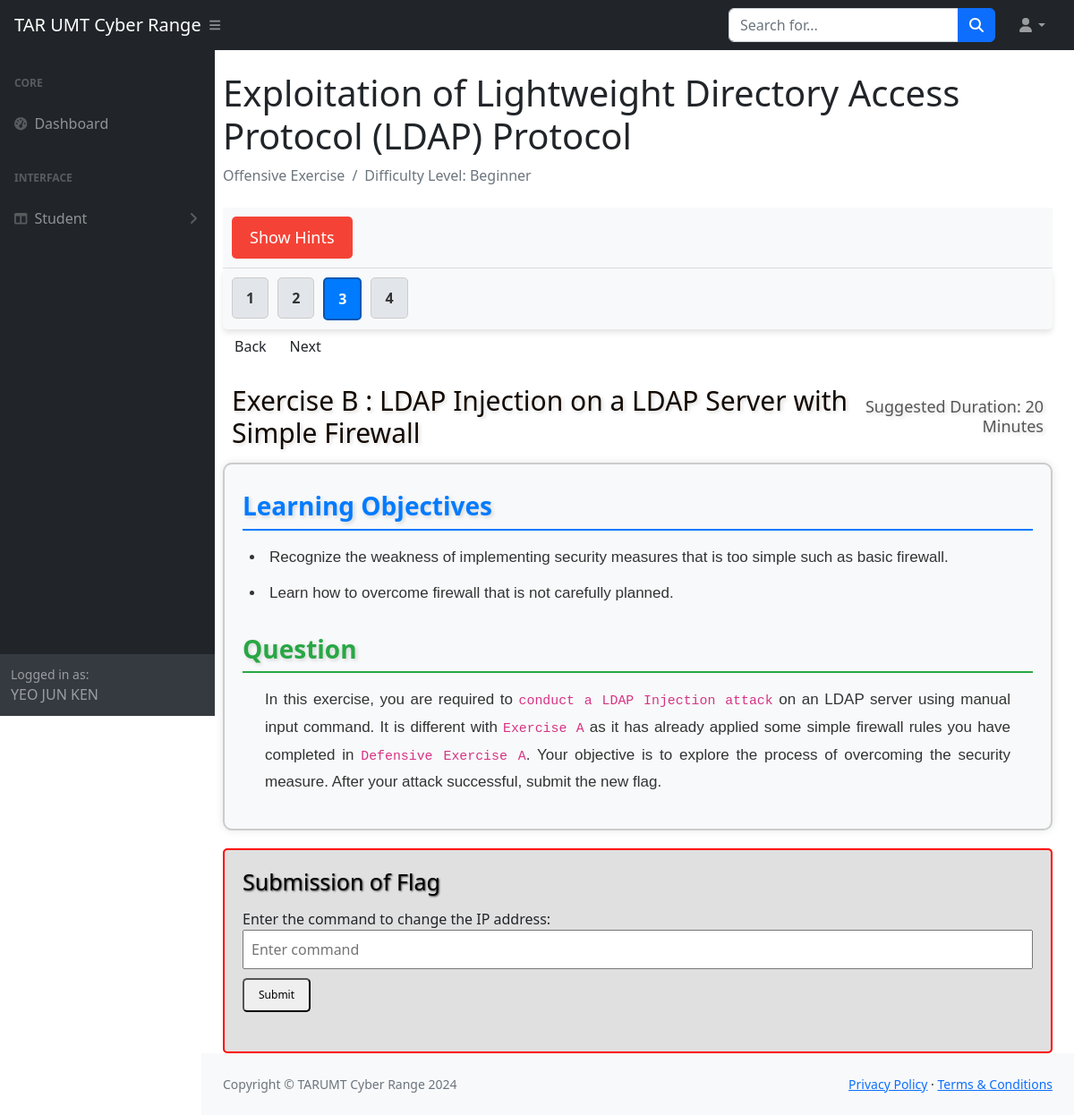
The page /student-dashboard/ldapattackb.php (signed in) on the database its author committed.
### tables this page shows
CREATE TABLE `exercise` (
  `exercise_id` varchar(10) NOT NULL,
  `title` varchar(255) NOT NULL,
  `learningObj_1` varchar(255) NOT NULL,
  `learningObj_2` varchar(255) NOT NULL,
  `learningObj_3` varchar(255) NOT NULL,
  `learningObj_4` varchar(255) NOT NULL,
  `scenarioQues` mediumtext NOT NULL,
  `question` mediumtext DEFAULT NULL,
  `duration` varchar(50) NOT NULL,
  `exerciseType` varchar(30) NOT NULL,
  `difficulty_level` varchar(30) NOT NULL,
  `hints` mediumtext NOT NULL,
  `exerciseOrder` int(10) NOT NULL,
  `link` varchar(50) NOT NULL,
  `scenario_id` int(11) DEFAULT NULL
);

### student-dashboard/ldapattackb.php (the view, shortened to what this page needs)
<?php
include '../connection.php';
include '../header_footer/header_student.php';
$exercise_id = 'ldapOB';
$sql = "SELECT * FROM `exercise` WHERE `exercise_id` = '$exercise_id'";
$result = $conn->query($sql);
if ($result->num_rows > 0) {
    $row = $result->fetch_assoc();
    $exerciseTitle = $row['title'];
    $exerciseType = $row['exerciseType'];
    $difficultyLevel = $row['difficulty_level'];
    $duration = $row['duration'];
    $learningObj1 = $row['learningObj_1'];
    $learningObj2 = $row['learningObj_2'];
    $question = $row['question'];
} else {
    echo "No exercise found for ID: $exercise_id";
    exit();
}
?>
<!DOCTYPE html>
<html lang="en">
<head>
    <link href="https://cdn.jsdelivr.net/npm/simple-datatables@7.1.2/dist/style.min.css" rel="stylesheet" />
    <link href="../css/styles.css" rel="stylesheet" />
    <link href="../css/questionLayout.css" rel="stylesheet" />
</head>
<div class="container-fluid px-4">
    <h1 class="mt-4">Exploitation of Lightweight Directory Access Protocol (LDAP) Protocol</h1>
    <ol class="breadcrumb mb-4">
        <li class="breadcrumb-item active"><?php echo $exerciseType; ?></li>
        <li class="breadcrumb-item active">Difficulty Level: <?php echo $difficultyLevel; ?></li>
    </ol>
    <div class="top-nav">
        <button id="openHintBox" class="open-button">Show Hints</button>
    </div>
    <?php
    function generateNavMenu($exercise_id)
    {
        global $conn;
        $sql = "SELECT scenario_id FROM exercise WHERE exercise_id = '$exercise_id' LIMIT 1";
        $result = $conn->query($sql);
        if ($result->num_rows > 0) {
            $row = $result->fetch_assoc();
            $scenario_id = $row['scenario_id'];
            $sql = "SELECT exercise_id, link, exerciseOrder FROM exercise WHERE scenario_id = '$scenario_id' ORDER BY exerciseOrder ASC";
            $result = $conn->query($sql);
            $navLinks = [];
            while ($row = $result->fetch_assoc()) {
                $navLinks[] = $row;
            }
            echo "<nav class='nav1'><ul>";
            foreach ($navLinks as $link) {
                $isActive = ($link['exercise_id'] == $exercise_id) ? ' active' : '';
                echo "<li><a href='" . $link['link'] . "' class='btn1$isActive'>" . $link['exerciseOrder'] . "</a></li>";
            }
            echo "</ul></nav>";
            $currentIndex = null;
            foreach ($navLinks as $index => $link) {
                if ($link['exercise_id'] == $exercise_id) {
                    $currentIndex = $index;
                    break;
                }
            }
            if ($currentIndex !== null) {
                if ($currentIndex > 0) {
                    $prevLink = $navLinks[$currentIndex - 1];
                    echo "<a href='" . $prevLink['link'] . "' class='btn back-btn'>Back</a>";
                }
                if ($currentIndex < count($navLinks) - 1) {
                    $nextLink = $navLinks[$currentIndex + 1];
                    echo "<a href='" . $nextLink['link'] . "' class='btn next-btn'>Next</a>";
                }
            }
        } else {
            echo "Exercise not found.";
        }
    }
    generateNavMenu($exercise_id);
    ?>
    <h2 class="mt-4 question-title" style="padding: 0px 10px;"><?php echo $exerciseTitle; ?><span style="float: right; font-weight: normal; font-size:large;">Suggested Duration: <?php echo $duration; ?></span></h2>
    <div class="main-content">
        <div class="learning-objectives">
            <h2>Learning Objectives</h2>
            <ul>
                <li><?php echo $learningObj1; ?></li>
                <li><?php echo $learningObj2; ?></li>
            </ul>
        </div>
        <div class="question">
            <h2>Question</h2>
            <p><?php echo $question; ?></p>
        </div>
    </div>
    <div class="flag-container">
        <h2 class="flag-title">Submission of Flag</h2>
        <form method="POST" action="ldapattackb.php">
            <div id="flagField">
                <label for="flagOnlyInput">Enter the command to change the IP address:</label>
                <input type="text" name="flagOnlyInput" id="flagOnlyInput" placeholder="Enter command" style="width: 100%; padding: 8px;">
            </div>
            <button type="submit" id="submitButton" style="margin-top: 10px; padding: 8px 16px;">Submit</button>
        </form><br>
        <?php include '../header_footer/footer.php' ?>

### css/questionLayout.css (style rules this page uses)
.top-nav { background-color: #f8f9fa; padding: 10px; border-bottom: 1px solid #ddd; display: flex; justify-content: space-between; align-items: center; }
.top-nav .open-button { font-size: 18px; padding: 10px 20px; cursor: pointer; background-color: #f44336; color: white; border: none; border-radius: 5px; }
.main-content { background-color: #f8f9fa; border: 2px solid #ccc; padding: 20px; border-radius: 10px; margin-bottom: 20px; box-shadow: 0 0 10px rgba(0, 0, 0, 0.1); }
.question-title { color: #130901; font-family: 'Segoe UI', Tahoma, Geneva, Verdana, sans-serif; text-shadow: 2px 2px 4px rgba(0, 0, 0, 0.15); font-size: 30px; padding: 10px; margin-top: 30px; margin-bottom: 15px; display: flex; justify-content: space-between; align-items: center; }
.question-title span { color: #555; font-weight: normal; font-size: large; text-align: right; }
.learning-objectives h2 { color: #007bff; margin-top: 10px; margin-bottom: 15px; font-family: 'Segoe UI', Tahoma, Geneva, Verdana, sans-serif; text-shadow: 2px 2px 4px rgba(0, 0, 0, 0.15); font-size: 28px; font-weight: bold; border-bottom: 2px solid #007bff; padding-bottom: 8px; }
.learning-objectives ul { list-style-type: disc; padding-left: 25px; margin-top: 10px; }
.learning-objectives li { margin-bottom: 10px; font-size: 17px; line-height: 1.8; font-family: 'Arial', sans-serif; color: #333; padding-left: 5px; }
.question h2 { color: #28a745; margin-top: 30px; margin-bottom: 15px; font-family: 'Segoe UI', Tahoma, Geneva, Verdana, sans-serif; text-shadow: 2px 2px 4px rgba(0, 0, 0, 0.15); font-size: 28px; font-weight: bold; border-bottom: 2px solid #28a745; padding-bottom: 8px; }
.question p { font-size: 17px; line-height: 1.8; font-family: 'Arial', sans-serif; text-align: justify; padding-left: 25px; padding-right: 25px; color: #333; }
.flag-container { padding: 20px; border: 2px solid #FF0000; border-radius: 5px; width: 100%; max-width: 100%; box-sizing: border-box; background-color: rgba(211, 211, 211, 0.7); }
.flag-title { color: #000; font-size: 25px; margin-bottom: 15px; font-family: 'Segoe UI', Tahoma, Geneva, Verdana, sans-serif; text-align: start; text-shadow: 1px 1px 2px rgba(0, 0, 0, 0.7); }
#submitButton { font-size: 12px; margin-top: 10px; padding: 8px 16px; border-radius: 5px }
.nav1 { background-color: #f8f9fa; padding: 10px; border-radius: 5px; box-shadow: 0 4px 6px rgba(0, 0, 0, 0.1); display: flex; flex-direction: column; align-items: flex-start; gap: 10px; }
.nav1 ul { list-style: none; padding: 0; margin: 0; display: flex; gap: 10px; }
.nav1 .btn1 { text-decoration: none; padding: 10px 15px; border-radius: 5px; background-color: #e2e6ea; color: #333; transition: background-color 0.3s ease, color 0.3s ease; font-weight: bold; display: inline-block; border: 1px solid #ccc; cursor: pointer; text-align: center; }
.nav1 .btn1.active { background-color: #007bff; color: #fff; font-weight: bold; border: 2px solid #0056b3; }

### rows shown on the page
exercise: exerciseType "Offensive Exercise", difficulty_level "Beginner", exerciseOrder "3", title "Exercise B : LDAP Injection on a LDAP Server with Simple Firewall", duration "20 Minutes", learningObj_1 "Recognize the weakness of implementing security measures that is too simple such as basic firewall.", learningObj_2 "Learn how to overcome firewall that is not carefully planned.", question "In this exercise, you are required to conduct a LDAP Injection attack on an LDAP server using manual input command. It is different with Exercise A as it has already applied some simple firewall rules you have completed in Defensive Exercise A . Your objective is to explore the process of overcoming the security measure. After your attack successful, submit the new flag."
exercise: exerciseOrder "1"
exercise: exerciseOrder "2"
exercise: exerciseOrder "4"

### other values the page prints
$_SESSION['username'] "YEO JUN KEN"
